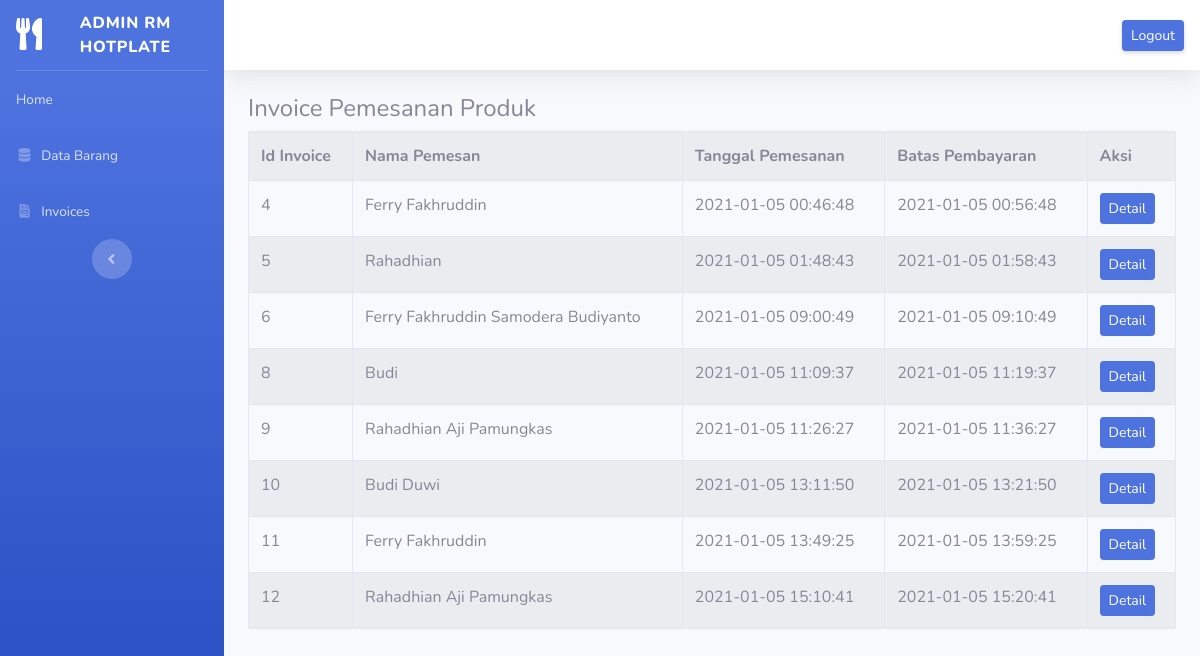
The page /index.php/admin/invoice on the database its author committed.
### tables this page shows
CREATE TABLE `tbl_invoice` (
  `id` int(11) NOT NULL,
  `nama` varchar(225) NOT NULL,
  `tgl_pesan` datetime NOT NULL,
  `batas_bayar` datetime NOT NULL
);

### application/controllers/admin/invoice.php (called while the page is built, shortened)
<?php
class Invoice extends CI_Controller
{
    public function index()
    {
        $data['invoice'] = $this->m_invoice->tampil_data();
        $this->load->view('templates_admin/header');
        $this->load->view('templates_admin/side_bar');
        $this->load->view('templates_admin/top_bar');
        $this->load->view('admin/invoice', $data);
        $this->load->view('templates_admin/footer');
    }
}

### index.php (called while the page is built, shortened)
<?php
require_once BASEPATH.'core/CodeIgniter.php';

### application/models/m_invoice.php (called while the page is built, shortened)
<?php
class M_invoice extends CI_Model
{
    public function tampil_data()
    {
        $result = $this->db->get('tbl_invoice');
        if ($result->num_rows() > 0) {
            return $result->result();
        } else {
            return false;
        }
    }
}

### application/views/admin/invoice.php (the view)
<div class="container-fluid">
    <h4>Invoice Pemesanan Produk</h4>
    <table class="table table-bordered table-hover table-striped">
        <tr>
            <th>Id Invoice</th>
            <th>Nama Pemesan</th>
            <th>Tanggal Pemesanan</th>
            <th>Batas Pembayaran</th>
            <th>Aksi</th>
        </tr>
        <?php foreach ($invoice as $inv) : ?>
            <tr>
                <td><?php echo $inv->id ?></td>
                <td><?php echo $inv->nama ?></td>
                <td><?php echo $inv->tgl_pesan ?></td>
                <td><?php echo $inv->batas_bayar ?></td>
                <td><?php echo anchor('admin/invoice/detail/' . $inv->id, '<div class="btn btn-sm btn-primary">Detail</div>') ?>
                </td>
            </tr>
        <?php endforeach; ?>
    </table>
</div>

### rows shown on the page
tbl_invoice: id "4", nama "Ferry Fakhruddin", tgl_pesan "2021-01-05 00:46:48", batas_bayar "2021-01-05 00:56:48", id "Detail"
tbl_invoice: id "5", nama "Rahadhian", tgl_pesan "2021-01-05 01:48:43", batas_bayar "2021-01-05 01:58:43", id "Detail"
tbl_invoice: id "6", nama "Ferry Fakhruddin Samodera Budiyanto", tgl_pesan "2021-01-05 09:00:49", batas_bayar "2021-01-05 09:10:49", id "Detail"
tbl_invoice: id "8", nama "Budi", tgl_pesan "2021-01-05 11:09:37", batas_bayar "2021-01-05 11:19:37", id "Detail"
tbl_invoice: id "9", nama "Rahadhian Aji Pamungkas", tgl_pesan "2021-01-05 11:26:27", batas_bayar "2021-01-05 11:36:27", id "Detail"
tbl_invoice: id "10", nama "Budi Duwi", tgl_pesan "2021-01-05 13:11:50", batas_bayar "2021-01-05 13:21:50", id "Detail"
tbl_invoice: id "11", nama "Ferry Fakhruddin", tgl_pesan "2021-01-05 13:49:25", batas_bayar "2021-01-05 13:59:25", id "Detail"
tbl_invoice: id "12", nama "Rahadhian Aji Pamungkas", tgl_pesan "2021-01-05 15:10:41", batas_bayar "2021-01-05 15:20:41", id "Detail"
